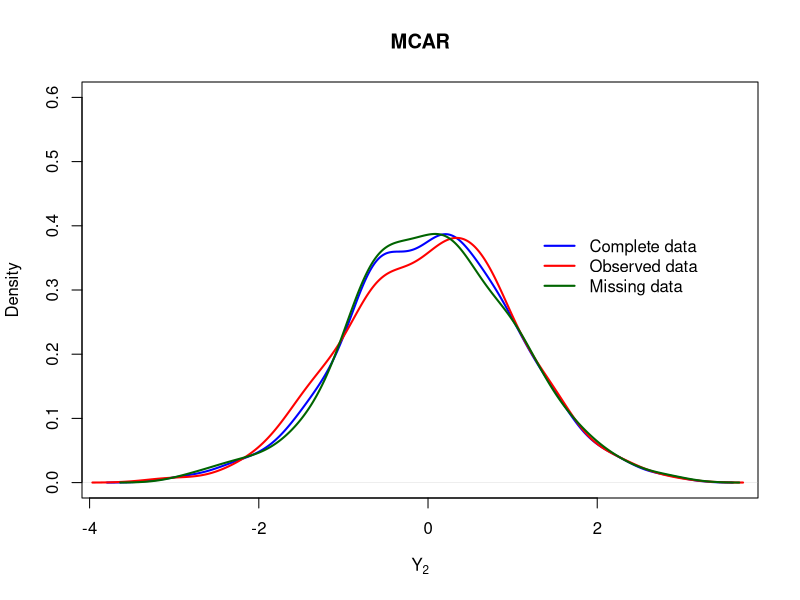
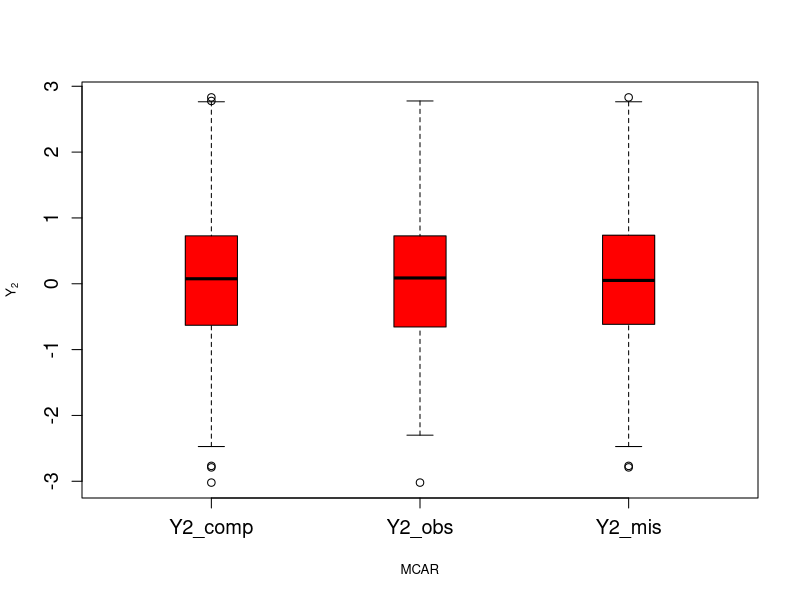
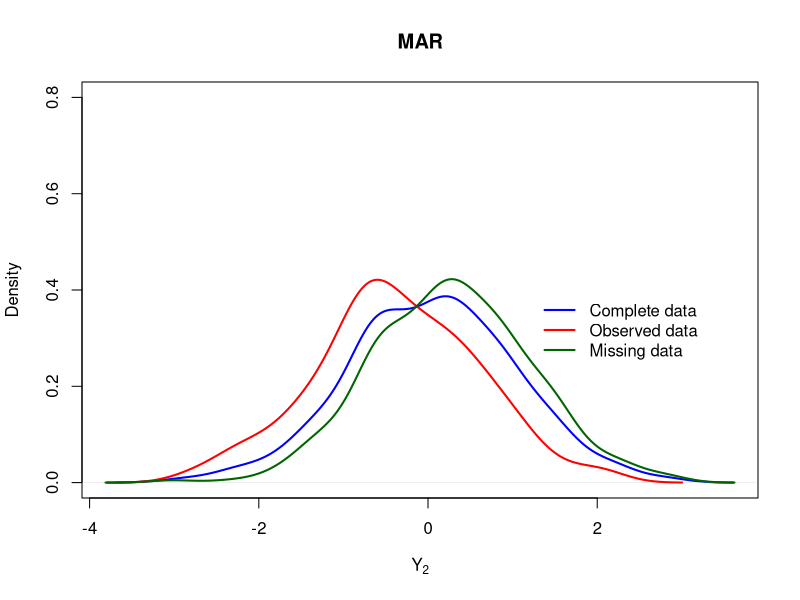
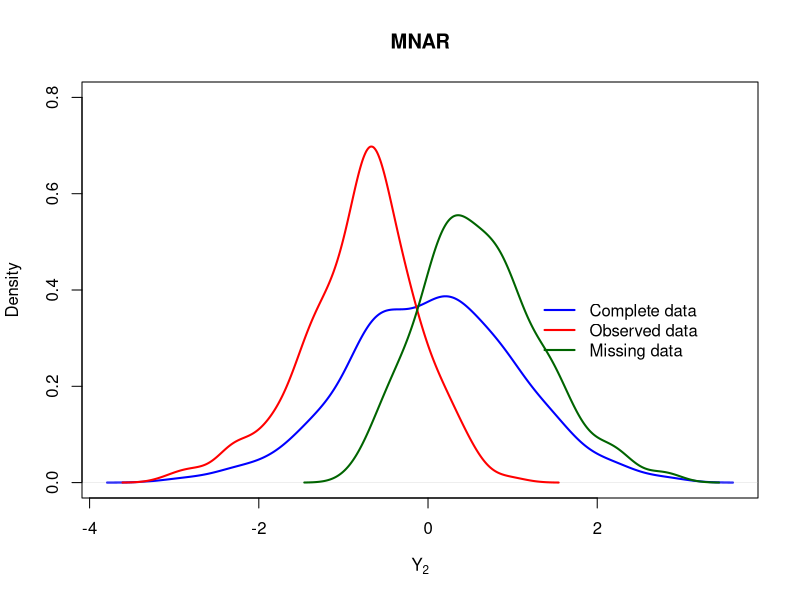

R code for these plots, in order:
## ---- chunk 1
knitr::opts_chunk$set(echo = TRUE)
## ---- chunk 2
set.seed(42)
require(MASS)

# Set parameters given by question.
n <- 500;
mu1 <- mu2 <- mu3 <- 0;
sigma1 <- sigma2 <- sigma3 <- 1;
rho <- 0.5

# Form the covariance matrix
Sigma = matrix(
  c(sigma1^2, rho*sigma1*sigma2, rho*sigma1*sigma3, 
    rho*sigma2*sigma1, sigma2^2, rho*sigma2*sigma3, 
    rho*sigma3*sigma1, rho*sigma3*sigma2, sigma3^2), 
    nrow=3, ncol=3, byrow=TRUE)

# Sample from multivariate Gaussian.
Y <- mvrnorm(n=n, mu=c(mu1, mu2, mu3), Sigma=Sigma)

# Look at first 10 rows of dataset.
Y[1:10,]

# Storing and rounding the simulated values in three variables
Y1 <- Y[,1]; Y2 <- Y[,2]; Y3 <- Y[,3]
## ---- chunk 3
theta <- 0.35
r_mcar <- rbinom(n, size=1, prob=theta)
# Indices of observed variables
ind_mcar_obs <- which(r_mcar == 1)
# Extract missing and observed values from Y2
Y2_mcar_obs <- Y2[ind_mcar_obs]
Y2_mcar_mis <- Y2[-ind_mcar_obs]
# Plotting.
plot(density(Y2), lwd = 2, col = "blue", xlab = expression(Y[2]), main = "MCAR", ylim = c(0, 0.6))
lines(density(Y2_mcar_obs), lwd = 2, col = "red")
lines(density(Y2_mcar_mis), lwd = 2, col = "darkgreen")
legend(1.2, 0.4, legend = c("Complete data", "Observed data", "Missing data"), 
       col = c("blue", "red", "darkgreen"), lty = c(1,1,1), lwd = c(2,2,2), bty ="n")
## ---- chunk 4
# Get number of observed and missing variables.
n_obs <- length(Y2_mcar_obs)
n_mis <- length(Y2_mcar_mis)
index <- rep("Y2_comp", n + n_obs + n_mis)
index[(n+1):(n+n_obs)] <- "Y2_obs"
index[(n+n_obs+1):(n+n_obs+n_mis)] <- "Y2_mis"
index1 <- factor(index, levels = c("Y2_comp","Y2_obs","Y2_mis"))
Y2boxmcar <- c(Y2, Y2_mcar_obs,Y2_mcar_mis)
boxplot(Y2boxmcar ~ index1, boxwex = 0.25, col = "red", cex.lab = 0.8, 
        cex.axis = 1.2, ylab = expression(Y[2]), xlab ="MCAR")
## ---- chunk 5
beta0 <- 1.5; beta1 <- 3;
r_mar <- rbinom(n, size=1, prob=1/(1+exp(beta0+beta1*Y3)))
ind_mar_obs <- which(r_mar==1)
Y2_mar_obs <- Y2[ind_mar_obs]
Y2_mar_mis <- Y2[-ind_mar_obs]
# Plotting.
plot(density(Y2), lwd = 2, col = "blue", xlab = expression(Y[2]), main = "MAR", ylim = c(0, 0.8))
lines(density(Y2_mar_obs), lwd = 2, col = "red")
lines(density(Y2_mar_mis), lwd = 2, col = "darkgreen")
legend(1.2, 0.4, legend = c("Complete data", "Observed data", "Missing data"), 
       col = c("blue", "red", "darkgreen"), lty = c(1,1,1), lwd = c(2,2,2), bty ="n")
## ---- chunk 6
beta0 <- 1.5; beta1 <- 3; beta2 = 5;
r_mnar <- rbinom(n, size=1, prob=1/(1+exp(beta0+beta1*Y1+beta2*Y2)))
ind_mnar_obs <- which(r_mnar==1)
Y2_mnar_obs <- Y2[ind_mnar_obs]
Y2_mnar_mis <- Y2[-ind_mnar_obs]
# Plotting.
plot(density(Y2), lwd = 2, col = "blue", xlab = expression(Y[2]), main = "MNAR", ylim = c(0, 0.8))
lines(density(Y2_mnar_obs), lwd = 2, col = "red")
lines(density(Y2_mnar_mis), lwd = 2, col = "darkgreen")
legend(1.2, 0.4, legend = c("Complete data", "Observed data", "Missing data"), 
       col = c("blue", "red", "darkgreen"), lty = c(1,1,1), lwd = c(2,2,2), bty ="n")
